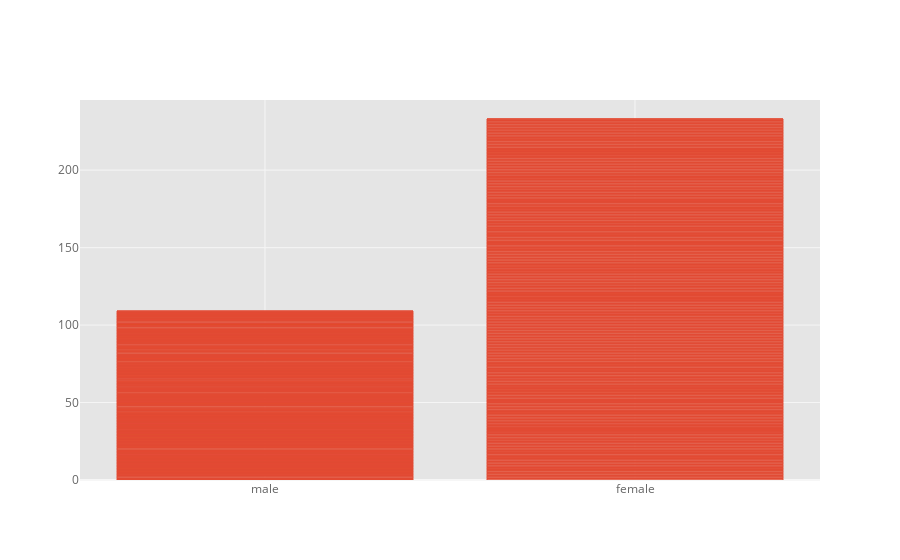

The notebook cell this image was saved under:
### Code cell
tc.iplot(kind='bar',theme='ggplot',x='sex',y='survived')

### Figure 1 — Plotly figure (JSON) as saved in the notebook; plotly's stock layout.template omitted (floating-point values rounded to 4 significant figures; data arrays with more than 128 entries replaced by an {"elided": "..."} marker saying what was removed)
{"data": [{"marker": {"color": "rgba(226, 74, 51, 0.6)", "line": {"color": "rgba(226, 74, 51, 1.0)", "width": 1}}, "name": "survived", "orientation": "v", "text": "", "type": "bar", "x": {"elided": "891 str values"}, "y": {"elided": "891 int values"}}], "layout": {"legend": {"bgcolor": "#FFFFFF", "font": {"color": "#666666"}}, "paper_bgcolor": "#FFFFFF", "plot_bgcolor": "#E5E5E5", "title": {"font": {"color": "#151516"}}, "xaxis": {"gridcolor": "#F6F6F6", "showgrid": true, "tickfont": {"color": "#666666"}, "title": {"font": {"color": "#666666"}, "text": ""}, "zerolinecolor": "#F6F6F6"}, "yaxis": {"gridcolor": "#F6F6F6", "showgrid": true, "tickfont": {"color": "#666666"}, "title": {"font": {"color": "#666666"}, "text": ""}, "zerolinecolor": "#F6F6F6"}}}
